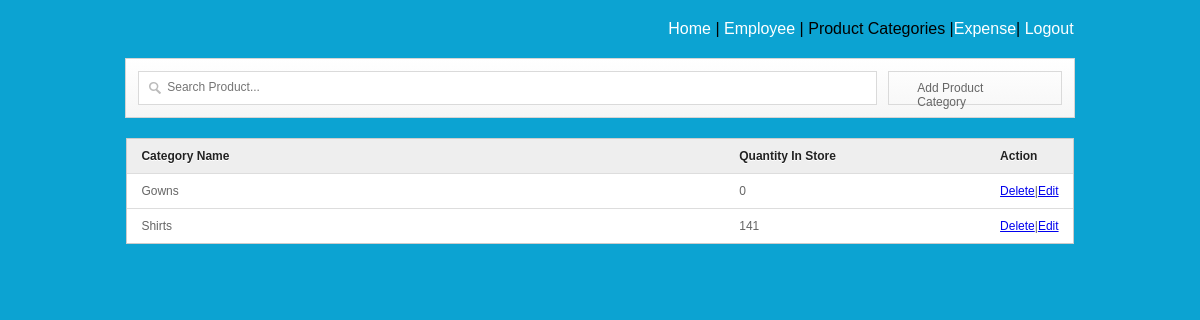
Screenshot of /prod-categories.php (signed in) with the database file from the repository.
### tables this page shows
CREATE TABLE `categories` (
  `catID` int(5) NOT NULL,
  `cat_desc` varchar(100) NOT NULL,
  `qts` int(5) NOT NULL DEFAULT '0'
);

### dbconf.php (called while the page is built)
<?php
    return $config = ["database"=>[
                                  "host" => "localhost",
                                  "dname" => "business",
                                  "chars" => "utf8",
                                  "uname" => "accademic",
                                  "passwd" => "179@shalafa2010",
                                  "option" => [
                           PDO::ATTR_ERRMODE =>
                                   PDO::ERRMODE_EXCEPTION,
                           PDO::ATTR_DEFAULT_FETCH_MODE =>
                                   PDO::FETCH_ASSOC
                               ]
                           ]
                       ];
?>

### core/bootstrap.php (called while the page is built)
<?php
$db = require'dbconf.php';
require_once'core/connection.php';
require_once'core/qryexcution.php';
return new QryExcution(Connection::make($db['database']));
?>

### core/connection.php (called while the page is built)
<?php
class Connection
{
 public static function make($config){
	try{
		return new PDO("mysql:host=".$config['host'].
			";dbname=".$config['dname'].
			";charset=".$config['chars'],
			$config['uname'],
			$config['passwd'],
			$config['option']
		);
	}
	catch(PDOException $e){
		$e->getMessage();
	}
  }
}

### core/qryexcution.php (called while the page is built, shortened)
<?php
class QryExcution
{
	protected $pdocon;
	public function __construct($pdocon)
	{
		$this->pdocon = $pdocon;
	}
	public function selectAll($sql, $ops=[]){
		$stm = $this->pdocon->prepare($sql);
		$stm->execute($ops);
		return $stm->fetchAll();
	}
}

### prod-categories.php (the view, shortened to what this page needs)
<?php
$boot = require_once'core/bootstrap.php';
$boot->user_session();
?>
<link href="src/facebox.css" media="screen" rel="stylesheet" type="text/css" />
<div id="log">
<a href="index.php">Home</a> | <a href="Employee.php">Employee</a> | Product Categories |<a href="expenses.php">Expense</a>| <a href="user_logout.php">Logout</a>
</div>
<div id="formdesign">
<input type="text" name="filter" value="" id="filter" placeholder="Search Product..." autocomplete="off" />
<a rel="facebox" href="addcat.php" id="add">Add Product Category</a>
</div>
<table cellspacing="0" cellpadding="2" id="resultTable">
<thead>
	<tr>
		<th width="70%"> Category Name </th>
		<th width="70%"> Quantity In Store </th>
		<th width="30%"> Action </th>
	</tr>
</thead>
<tbody>
	<?php
		$result = $boot->selectAll("SELECT * FROM categories ORDER BY catID DESC");
		foreach($result as $row){
	?>
	<tr class="record">
		<td><?php echo $row['cat_desc']; ?></td>
		<td><?php echo $row['qts']; ?></td>
		<td><a href="#" id="<?php echo $row['catID']; ?>" class="delbutton" title="Click To Delete">Delete</a>|<a rel="facebox" href="editcat.php?id=<?php echo $row['catID']; ?>" class="edbutton" title="Click To Edit">Edit</a></td>
	</tr>
	<?php
		}
	?>
</tbody>
</table>

### prod-categories.php (style rules this page uses)
table { border-collapse: separate; background-color: #FFFFFF; border-spacing: 0; width: 80%; color: #666666; text-shadow: 0 1px 0 #FFFFFF; border: 1px solid #CCCCCC; box-shadow: 0; margin: 0 auto;font-family: arial; }
table thead tr th { background: none repeat scroll 0 0 #EEEEEE; color: #222222; padding: 10px 14px; text-align: left; border-top: 0 none; font-size: 12px; }
table tbody tr td { background-color: #FFFFFF; font-size: 12px; text-align: left; padding: 10px 14px; border-top: 1px solid #DDDDDD; }
#log { width: 80%; text-align: right; margin: 20px auto; font-family: arial; }
#log a { color: #FFFFFF; text-decoration: none; font-family: arial; }
#formdesign { background: linear-gradient(to bottom, #FFFFFF 0%, #F6F6F6 100%) repeat scroll 0 0 rgba(0, 0, 0, 0); border: 1px solid #D5D5D5; padding: 12px; position: relative; margin: 20px auto; width: 78%; clear: both; height: 34px; }
#filter { -moz-box-sizing: border-box; background: url("img/big_search.png") no-repeat scroll 10px 10px #FFFFFF; box-shadow: none; display: block; font-size: 12px; height: 34px; padding: 9px 140px 9px 28px;display: block; font-size: 12px; height: 34px; padding: 9px 140px 9px 28px; width: 80%; border: 1px solid #DADADA; transition: border 0.2s linear 0s, box-shadow 0.2s linear 0s; padding-top: 6px; float: left; }
#add { float: right; width: 12.5%; display: block; font-size: 12px; height: 14px; padding: 9px 28px 9px 28px; border: 1px solid #DADADA; }
a#add { text-decoration: none; color: #666666; font-family: arial; font-size: 12px; }

### rows the page displays
categories: cat_desc "Gowns", qts "0"
categories: cat_desc "Shirts", qts "141"
